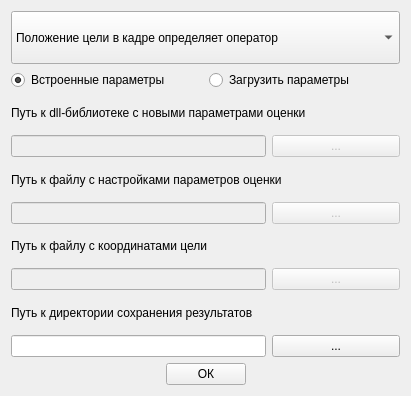
<?xml version="1.0" encoding="UTF-8"?>
<ui version="4.0">
 <class>Form</class>
 <widget class="QWidget" name="Form">
  <property name="geometry">
   <rect>
    <x>0</x>
    <y>0</y>
    <width>411</width>
    <height>396</height>
   </rect>
  </property>
  <property name="windowTitle">
   <string>Анализ качества</string>
  </property>
  <layout class="QVBoxLayout" name="verticalLayout_5">
   <item>
    <widget class="QComboBox" name="comboBox_workType">
     <property name="sizePolicy">
      <sizepolicy hsizetype="Preferred" vsizetype="MinimumExpanding">
       <horstretch>0</horstretch>
       <verstretch>1</verstretch>
      </sizepolicy>
     </property>
     <property name="maximumSize">
      <size>
       <width>16777215</width>
       <height>53</height>
      </size>
     </property>
     <item>
      <property name="text">
       <string>Положение цели в кадре определяет оператор </string>
      </property>
     </item>
     <item>
      <property name="text">
       <string>Положение цели в кадре загружается из файла</string>
      </property>
     </item>
    </widget>
   </item>
   <item>
    <layout class="QHBoxLayout" name="horizontalLayout">
     <item>
      <widget class="QRadioButton" name="RB_bultinParams">
       <property name="text">
        <string>Встроенные параметры</string>
       </property>
       <property name="checked">
        <bool>true</bool>
       </property>
      </widget>
     </item>
     <item>
      <widget class="QRadioButton" name="RB_loadParams">
       <property name="text">
        <string>Загрузить параметры</string>
       </property>
      </widget>
     </item>
    </layout>
   </item>
   <item>
    <layout class="QVBoxLayout" name="verticalLayout">
     <item>
      <widget class="QLabel" name="label_3">
       <property name="text">
        <string>Путь к dll-библиотеке с новыми параметрами оценки</string>
       </property>
      </widget>
     </item>
     <item>
      <layout class="QHBoxLayout" name="horizontalLayout_2">
       <item>
        <widget class="QLineEdit" name="lineEdit_dllName">
         <property name="enabled">
          <bool>false</bool>
         </property>
         <property name="sizePolicy">
          <sizepolicy hsizetype="Expanding" vsizetype="Fixed">
           <horstretch>2</horstretch>
           <verstretch>0</verstretch>
          </sizepolicy>
         </property>
         <property name="text">
          <string/>
         </property>
        </widget>
       </item>
       <item>
        <widget class="QPushButton" name="PB_setDllName">
         <property name="enabled">
          <bool>false</bool>
         </property>
         <property name="sizePolicy">
          <sizepolicy hsizetype="Minimum" vsizetype="Fixed">
           <horstretch>1</horstretch>
           <verstretch>0</verstretch>
          </sizepolicy>
         </property>
         <property name="text">
          <string>...</string>
         </property>
        </widget>
       </item>
      </layout>
     </item>
    </layout>
   </item>
   <item>
    <layout class="QVBoxLayout" name="verticalLayout_4">
     <item>
      <widget class="QLabel" name="label_4">
       <property name="text">
        <string>Путь к файлу с настройками параметров оценки</string>
       </property>
      </widget>
     </item>
     <item>
      <layout class="QHBoxLayout" name="horizontalLayout_6">
       <item>
        <widget class="QLineEdit" name="lineEdit_settigsForParams">
         <property name="enabled">
          <bool>false</bool>
         </property>
         <property name="sizePolicy">
          <sizepolicy hsizetype="Expanding" vsizetype="Fixed">
           <horstretch>2</horstretch>
           <verstretch>0</verstretch>
          </sizepolicy>
         </property>
         <property name="text">
          <string/>
         </property>
        </widget>
       </item>
       <item>
        <widget class="QPushButton" name="PB_setAnalisParams">
         <property name="enabled">
          <bool>false</bool>
         </property>
         <property name="sizePolicy">
          <sizepolicy hsizetype="Minimum" vsizetype="Fixed">
           <horstretch>1</horstretch>
           <verstretch>0</verstretch>
          </sizepolicy>
         </property>
         <property name="text">
          <string>...</string>
         </property>
        </widget>
       </item>
      </layout>
     </item>
    </layout>
   </item>
   <item>
    <layout class="QVBoxLayout" name="verticalLayout_2">
     <item>
      <widget class="QLabel" name="label">
       <property name="text">
        <string>Путь к файлу с координатами цели</string>
       </property>
      </widget>
     </item>
     <item>
      <layout class="QHBoxLayout" name="horizontalLayout_3">
       <item>
        <widget class="QLineEdit" name="lineEdit_coordinateCeil">
         <property name="enabled">
          <bool>false</bool>
         </property>
         <property name="sizePolicy">
          <sizepolicy hsizetype="Expanding" vsizetype="Fixed">
           <horstretch>2</horstretch>
           <verstretch>0</verstretch>
          </sizepolicy>
         </property>
         <property name="text">
          <string/>
         </property>
        </widget>
       </item>
       <item>
        <widget class="QPushButton" name="PB_setNameFileWithCoordinate">
         <property name="enabled">
          <bool>false</bool>
         </property>
         <property name="sizePolicy">
          <sizepolicy hsizetype="Minimum" vsizetype="Fixed">
           <horstretch>1</horstretch>
           <verstretch>0</verstretch>
          </sizepolicy>
         </property>
         <property name="text">
          <string>...</string>
         </property>
        </widget>
       </item>
      </layout>
     </item>
    </layout>
   </item>
   <item>
    <layout class="QVBoxLayout" name="verticalLayout_3">
     <item>
      <widget class="QLabel" name="label_2">
       <property name="text">
        <string>Путь к директории сохранения результатов</string>
       </property>
      </widget>
     </item>
     <item>
      <layout class="QHBoxLayout" name="horizontalLayout_4">
       <item>
        <widget class="QLineEdit" name="lineEdit_saveDirName">
         <property name="sizePolicy">
          <sizepolicy hsizetype="Expanding" vsizetype="Fixed">
           <horstretch>2</horstretch>
           <verstretch>0</verstretch>
          </sizepolicy>
         </property>
         <property name="text">
          <string/>
         </property>
        </widget>
       </item>
       <item>
        <widget class="QPushButton" name="PB_setSaveDirName">
         <property name="sizePolicy">
          <sizepolicy hsizetype="Minimum" vsizetype="Fixed">
           <horstretch>1</horstretch>
           <verstretch>0</verstretch>
          </sizepolicy>
         </property>
         <property name="text">
          <string>...</string>
         </property>
        </widget>
       </item>
      </layout>
     </item>
    </layout>
   </item>
   <item>
    <layout class="QHBoxLayout" name="horizontalLayout_5">
     <item>
      <spacer name="horizontalSpacer">
       <property name="orientation">
        <enum>Qt::Horizontal</enum>
       </property>
       <property name="sizeHint" stdset="0">
        <size>
         <width>40</width>
         <height>20</height>
        </size>
       </property>
      </spacer>
     </item>
     <item>
      <widget class="QPushButton" name="PB_OK">
       <property name="text">
        <string>ОК</string>
       </property>
      </widget>
     </item>
     <item>
      <spacer name="horizontalSpacer_2">
       <property name="orientation">
        <enum>Qt::Horizontal</enum>
       </property>
       <property name="sizeHint" stdset="0">
        <size>
         <width>40</width>
         <height>20</height>
        </size>
       </property>
      </spacer>
     </item>
    </layout>
   </item>
  </layout>
 </widget>
 <layoutdefault spacing="6" margin="11"/>
 <resources/>
 <connections/>
 <slots>
  <slot>onButton1()</slot>
  <slot>slot_activ()</slot>
  <slot>slot_clean_L1()</slot>
  <slot>slot_clean_L2()</slot>
  <slot>openFileTrueObj()</slot>
  <slot>openSaveDir()</slot>
 </slots>
</ui>
